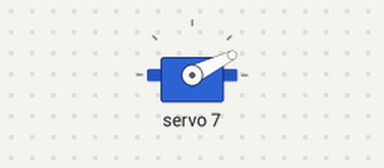
A sketch run on a simulated Arduino Uno, built with avr-gcc and run on an emulated ATmega328P. On the bench: servo. What the sketch prints to the serial monitor is not drawn.

Above: at 0.05 s.
At 9.15 s:
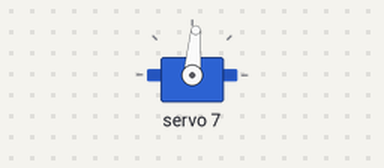
At 18.35 s:
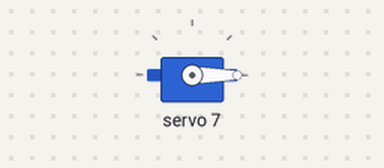
Timing chart, 0 to 23.9 s (numbered marks = the images above):
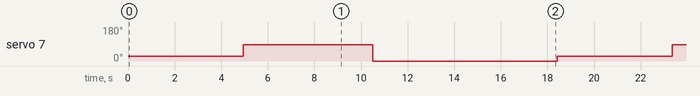

Measured:
- by itself, servo 7: repeats every 18.4 s: 0° 7.9 s, 26° 4.9 s, 85° 5.6 s

The sketch:

ServoArray.ino
```cpp
// This code is based on the adafruit sample code and adapted to digital servos

#include <Wire.h>
#include <Adafruit_PWMServoDriver.h>

// Initialize adafruit driver
Adafruit_PWMServoDriver pwm = Adafruit_PWMServoDriver();

// Max and min pulse width for the servos should be 600 to 2400 us, according to the online data
#define SERVOMIN  600 // this is the min pulse length count (out of 4096)
#define SERVOMAX  2400 // this is the max pulse length count (out of 4096)

// our servo # counter
uint8_t servonum = 0;
uint16_t endcount = 30000;
uint16_t framecount = endcount/30;
int framestart[7][30] = {{0,0,0,0,0,0,0,0,0,0,0,0,0,0,0,0,0,0,0,0,0,0,0,0,0,0,0,0,0,0},
                         {0,0,0,0,0,0,0,0,0,0,0,0,0,0,0,0,0,0,0,0,0,0,0,0,0,0,0,0,0,0},
                         {0,0,0,0,0,0,0,0,0,0,0,0,0,0,0,0,0,0,0,0,0,0,0,0,0,0,0,0,0,0},
                         {0,0,0,0,0,0,0,0,0,0,0,0,0,0,0,0,0,0,0,0,0,0,0,0,0,0,0,0,0,0},
                         {0,0,0,0,0,0,0,0,0,0,0,0,0,0,0,0,0,0,0,0,0,0,0,0,0,0,0,0,0,0},
                         {0,0,0,0,0,0,0,0,0,0,0,0,0,0,0,0,0,0,0,0,0,0,0,0,0,0,0,0,0,0},
                         {0,0,0,0,0,0,0,0,0,0,0,0,0,0,0,0,0,0,0,0,0,0,0,0,0,0,0,0,0,0}}; // replace 0 with calculated starting value for frame.
int speed_offset[7][30] = {{0,0,0,0,0,0,0,0,0,0,0,0,0,0,0,0,0,0,0,0,0,0,0,0,0,0,0,0,0,0},
                           {0,0,0,0,0,0,0,0,0,0,0,0,0,0,0,0,0,0,0,0,0,0,0,0,0,0,0,0,0,0},
                           {0,0,0,0,0,0,0,0,0,0,0,0,0,0,0,0,0,0,0,0,0,0,0,0,0,0,0,0,0,0},
                           {0,0,0,0,0,0,0,0,0,0,0,0,0,0,0,0,0,0,0,0,0,0,0,0,0,0,0,0,0,0},
                           {0,0,0,0,0,0,0,0,0,0,0,0,0,0,0,0,0,0,0,0,0,0,0,0,0,0,0,0,0,0},
                           {0,0,0,0,0,0,0,0,0,0,0,0,0,0,0,0,0,0,0,0,0,0,0,0,0,0,0,0,0,0},
                           {0,0,0,0,0,0,0,0,0,0,0,0,0,0,0,0,0,0,0,0,0,0,0,0,0,0,0,0,0,0}}; // replace 0 with calculated speed multiplier for frame.

void setup() {
  Serial.begin(9600);
  Serial.println("16 channel Servo test!");
  pwm.begin();
  pwm.setPWMFreq(300);  // Digital servo has 300 updates per second
}

// You can use setServoPulse(0, seconds) to set the pulse length in seconds; However, it's not a precise
void setServoPulse(uint8_t n, double pulse) {
  double pulselength;

  // Set pulselength
  // Note: You can use map(degrees, 0, 180, SERVOMIN, SERVOMAX) to convert degrees to pulselength
  pulselength = 1000000;   // 1,000,000 us per second
  pulselength /= 300;   // 300 Hz
  Serial.print(pulselength);
  Serial.println(" us per period");
  pulselength /= 4096;  // 12 bits of resolution
  Serial.print(pulselength);
  Serial.println(" us per bit");
  pulse *= 1000;
  pulse /= pulselength;
  Serial.println(pulse);
  pwm.setPWM(n, 0, pulse);
}

void loop() {

  for (char frame = 0 ; frame < 30 ; frame++){  //change the speed selected from the array
    for (char i = 0 ; i < framecount ; i++){      //pulse at the current speed repeated according to framecount
      pwm.setPWM(1, 0, framestart[1][frame] + speed_offset[1][frame]*i);
      pwm.setPWM(2, 0, framestart[2][frame] + speed_offset[2][frame]*i);
      pwm.setPWM(3, 0, framestart[3][frame] + speed_offset[3][frame]*i);
      pwm.setPWM(4, 0, framestart[4][frame] + speed_offset[4][frame]*i);
      pwm.setPWM(5, 0, framestart[5][frame] + speed_offset[5][frame]*i);
      pwm.setPWM(6, 0, framestart[6][frame] + speed_offset[6][frame]*i);
      pwm.setPWM(7, 0, framestart[7][frame] + speed_offset[7][frame]*i);
    }
  }
}
```
